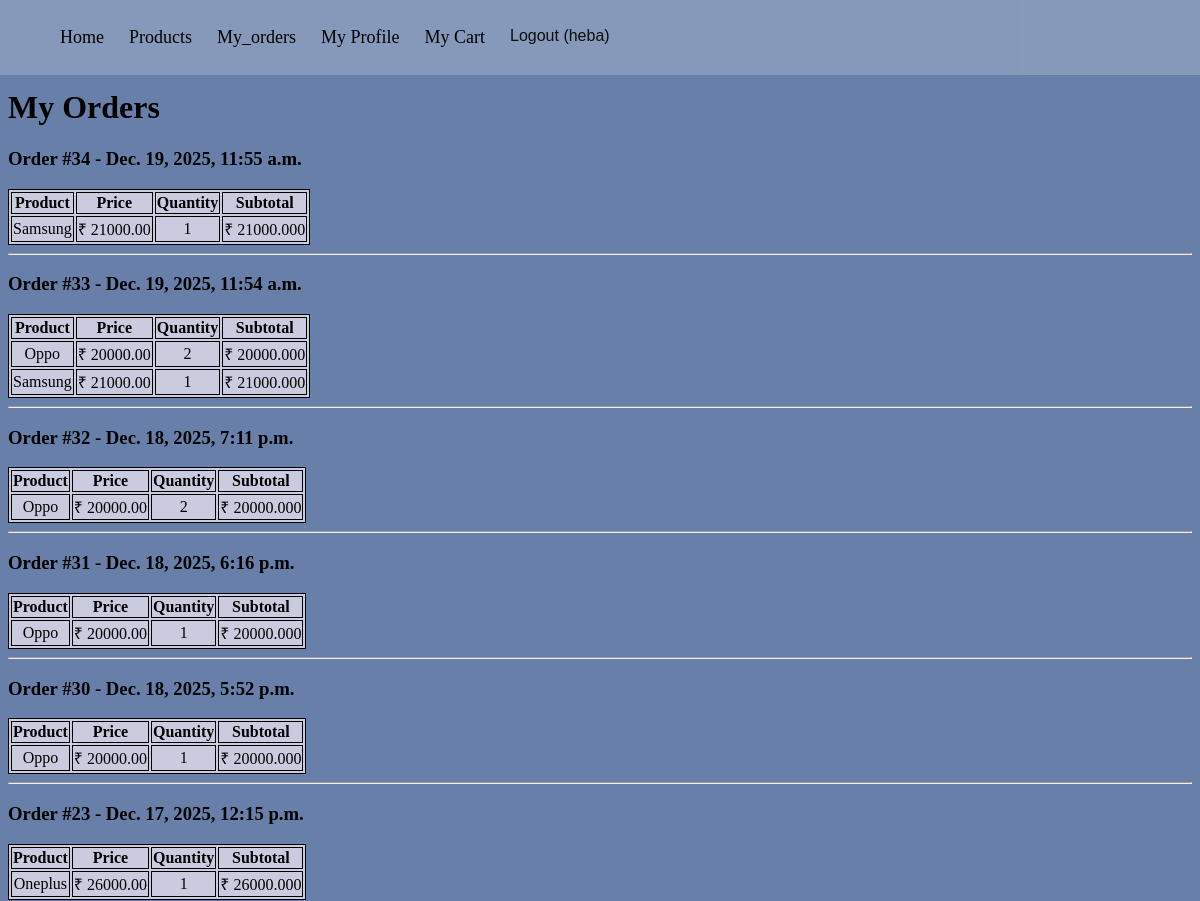
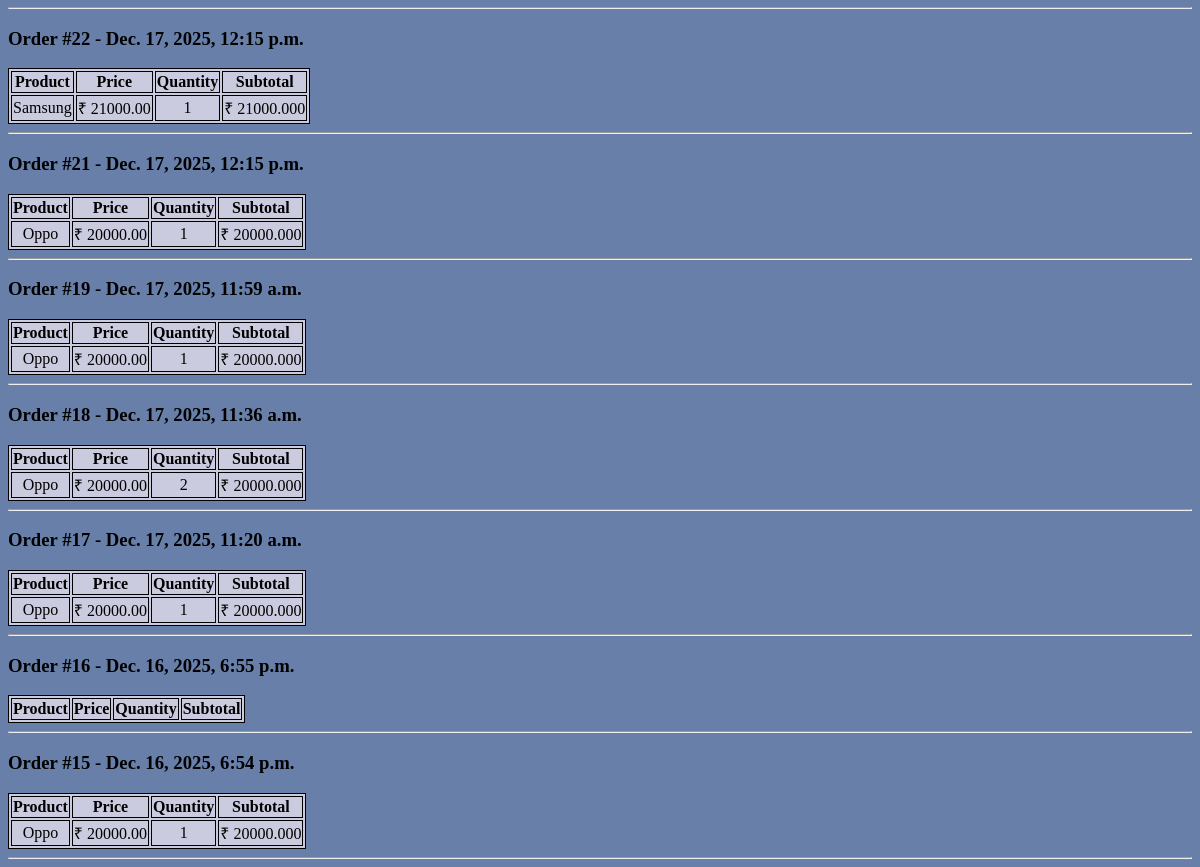
The app's page /orders/ (signed in) with its own data (2 pictures, top to bottom).
### adminapp/models.py (models this page shows, shortened)
class Order(models.Model):
    user = models.ForeignKey(User, on_delete=models.CASCADE, default=1)  # Use Django User
    order_date = models.DateTimeField(auto_now_add=True)
    status = models.CharField(max_length=20, default="pending")

class OrderProduct(models.Model):
    order = models.ForeignKey(Order, on_delete=models.CASCADE)
    product = models.ForeignKey(Product, on_delete=models.CASCADE)
    quantity = models.IntegerField(default=1)

class Product(models.Model):
    name = models.CharField(max_length=100)
    description = models.TextField()
    price = models.DecimalField(max_digits=10, decimal_places=2)
    stock = models.IntegerField(default=0)
    image = models.ImageField(upload_to='product_images/', null=True, blank=True)

### userapp/views/order_views.py (the view)
# urls.py: path('orders/', order_views.my_orders, name='my_orders'),
@login_required
def my_orders(request):
    orders = Order.objects.filter(user=request.user).order_by('-order_date')
    order_details = []
    for order in orders:
        products = OrderProduct.objects.filter(order=order)
        order_details.append({
            'order': order,
            'products': products
        })
    return render(request, 'my_orders.html', {
        'order_details': order_details
    })

### userapp/Templates/my_orders.html (shortened to what this page needs)
{% extends 'base.html' %}
{% load static %}
{% block extra_css %}
<link rel="stylesheet" href="{% static 'myorders.css' %}">
{% endblock %}
{% block content %}
<div class="all">
<h1>My Orders</h1>
{% if order_details %}
    {% for od in order_details %}
        <h3>Order #{{ od.order.id }} - {{ od.order.order_date }}</h3>
        <table class="table">
            <thead>
                <tr>
                    <th>Product</th>
                    <th>Price</th>
                    <th>Quantity</th>
                    <th>Subtotal</th>
                </tr>
            </thead>
            <tbody>
                {% for item in od.products %}
                <tr style="text-align: center;">
                    <td>{{ item.product.name }}</td>
                    <td>₹ {{ item.product.price }}</td>
                    <td>{{ item.quantity }}</td>
                    <td>₹ {{ item.product.price|floatformat:2|add:"0"|safe }}</td>
                </tr>
                {% endfor %}
            </tbody>
        </table>
        <hr>
    {% endfor %}
{% else %}
    <p>You have no orders yet.</p>
{% endif %}</div>
{% endblock %}

### userapp/Templates/base.html (shortened to what this page needs)
{% load static %}
<!DOCTYPE html>
<html lang="en">
<head>
    <link rel="stylesheet" href="{% static 'base.css' %}">
    {% block extra_css %}{% endblock %}
</head>
<body>
    <nav class="navbar">
        <ul class="nav-links">
            {% if request.user.is_authenticated %}
                <li><a href="{% url 'home' %}">Home</a></li>
                <li><a href="{% url 'cards' %}">Products</a></li>
                <li><a href="{% url 'my_orders'%}">My_orders</a></li>
                <li><a href="{% url 'view_profile' %}">My Profile</a></li>
                <li><a href="{% url 'view_cart' %}">My Cart</a></li>
                <li>
    <form action="{% url 'logout' %}" method="post" style="display:inline;">
        <button type="submit" class="logout-btn">
            Logout ({{ request.user.username }})
        </button>
    </form>
</li>
            {% else %}
                <li><a href="{% url 'home' %}">Home</a></li>
                <li><a href="{% url 'login' %}">Login</a></li>
                <li><a href="{% url 'register' %}">Register</a></li>
            {% endif %}
        </ul>
    </nav>
    <main>
        {% block content %}{% endblock %}
    </main>
</body>
</html>

### userapp/static/base.css (style rules this page uses)
.navbar { display: flex; justify-content: space-between; align-items: center; padding: 15px 20px; background-color: rgba(208, 213, 224, 0.3); width:100%; position: fixed; top: 0; left: 0; z-index: 1000; height: 45px; }
.nav-links { list-style: none; display: flex; gap: 20px; }
.nav-links li a { color: white; text-decoration: none; font-size: 18px; }
.logout-btn { background: none; border: none; color: rgb(14, 13, 13); font-size: 16px; cursor: pointer; padding: 0; }

### userapp/static/myorders.css (style rules this page uses)
body { background-color: rgb(104, 128, 169); }
.table,th,td { border-width: 2px; border: 1px solid black; border-collapse:separate; background-color: rgb(203, 203, 224); }
.all { padding-top:60px; }
.navbar a { margin-right: 5px; padding-top: 18px; color: rgb(1, 1, 1) !important; font-size: 20px; }

### records on screen
Order: order.id "34", order.order_date "Dec. 19, 2025, 11:55 a.m."
OrderProduct: product.name "Samsung", product.price "21000.00", quantity "1", product.price|add "21000.000"
Order: order.id "33", order.order_date "Dec. 19, 2025, 11:54 a.m."
OrderProduct: product.name "Oppo", product.price "20000.00", quantity "2", product.price|add "20000.000"
OrderProduct: product.name "Samsung", product.price "21000.00", quantity "1", product.price|add "21000.000"
Order: order.id "32", order.order_date "Dec. 18, 2025, 7:11 p.m."
OrderProduct: product.name "Oppo", product.price "20000.00", quantity "2", product.price|add "20000.000"
Order: order.id "31", order.order_date "Dec. 18, 2025, 6:16 p.m."
OrderProduct: product.name "Oppo", product.price "20000.00", quantity "1", product.price|add "20000.000"
Order: order.id "30", order.order_date "Dec. 18, 2025, 5:52 p.m."
OrderProduct: product.name "Oppo", product.price "20000.00", quantity "1", product.price|add "20000.000"
Order: order.id "23", order.order_date "Dec. 17, 2025, 12:15 p.m."
OrderProduct: product.name "Oneplus", product.price "26000.00", quantity "1", product.price|add "26000.000"
Order: order.id "22", order.order_date "Dec. 17, 2025, 12:15 p.m."
OrderProduct: product.name "Samsung", product.price "21000.00", quantity "1", product.price|add "21000.000"
Order: order.id "21", order.order_date "Dec. 17, 2025, 12:15 p.m."
OrderProduct: product.name "Oppo", product.price "20000.00", quantity "1", product.price|add "20000.000"
Order: order.id "19", order.order_date "Dec. 17, 2025, 11:59 a.m."
OrderProduct: product.name "Oppo", product.price "20000.00", quantity "1", product.price|add "20000.000"
Order: order.id "18", order.order_date "Dec. 17, 2025, 11:36 a.m."
OrderProduct: product.name "Oppo", product.price "20000.00", quantity "2", product.price|add "20000.000"
Order: order.id "17", order.order_date "Dec. 17, 2025, 11:20 a.m."
OrderProduct: product.name "Oppo", product.price "20000.00", quantity "1", product.price|add "20000.000"
Order: order.id "16", order.order_date "Dec. 16, 2025, 6:55 p.m."
Order: order.id "15", order.order_date "Dec. 16, 2025, 6:54 p.m."
OrderProduct: product.name "Oppo", product.price "20000.00", quantity "1", product.price|add "20000.000"

### other values on screen
{{ request.user.username }} "heba"
